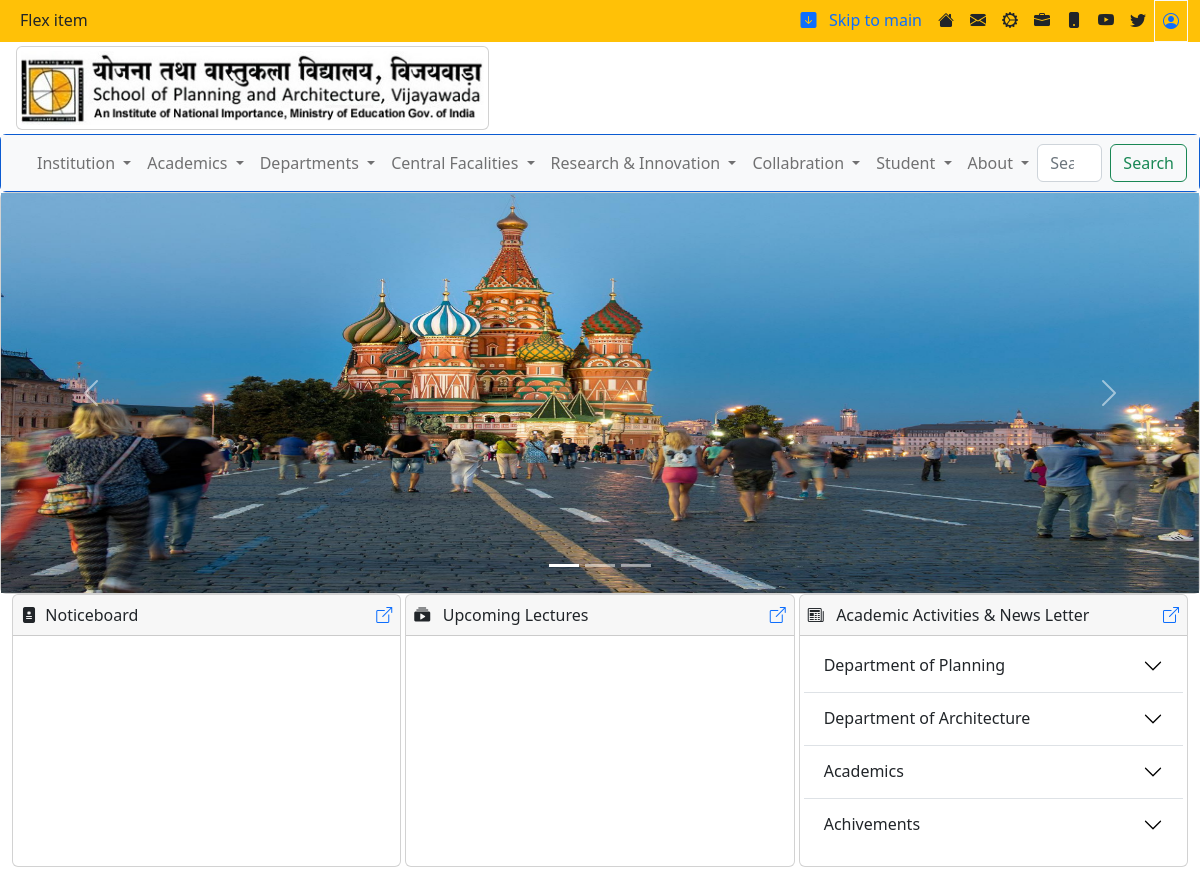
The app's page / (upper part), older data.
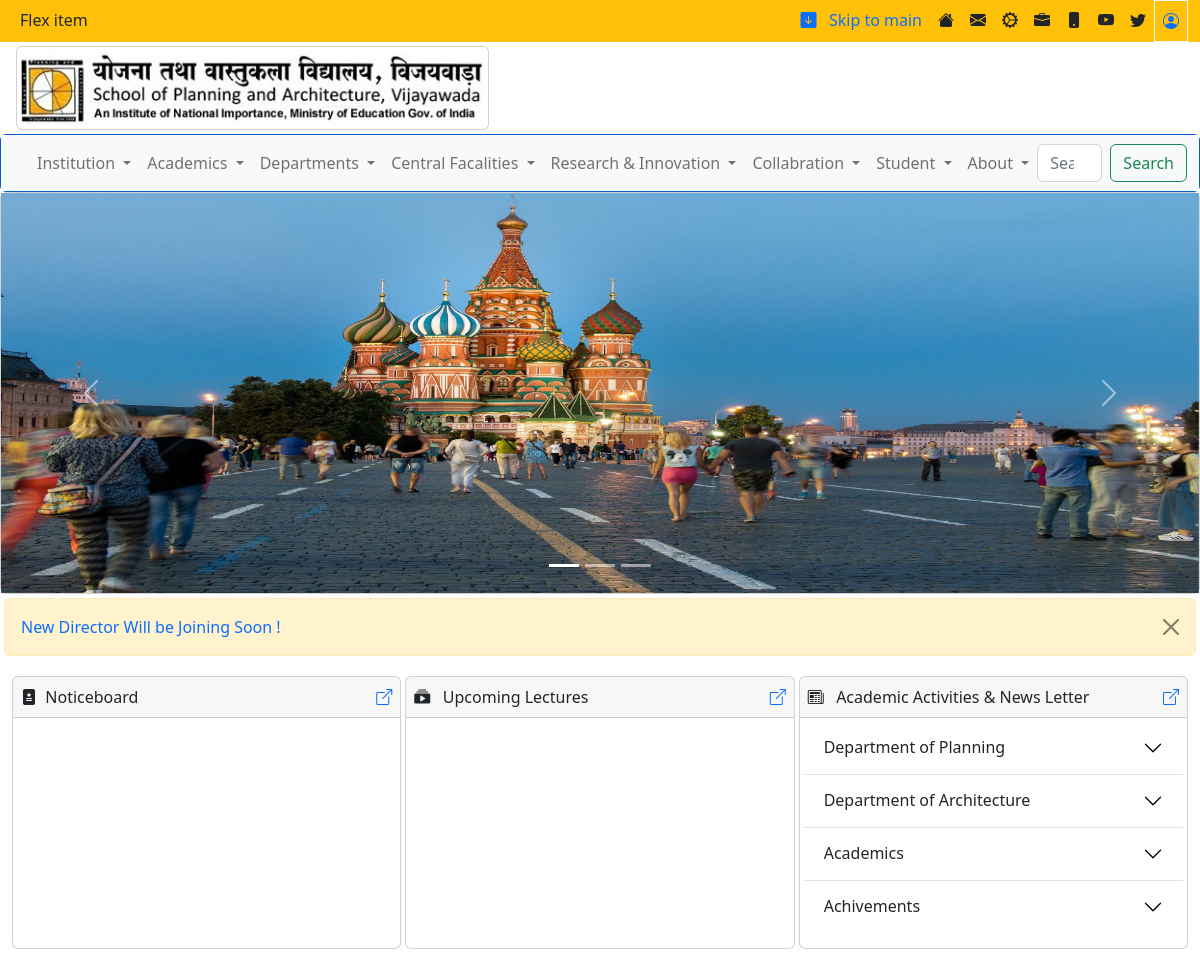
The same page, newer data.
### spav/models.py (models this page shows, shortened)
class Alert(models.Model):
    alertTitle = models.CharField(max_length=100)
    alertFile = models.FileField(upload_to='alert', max_length=100)
    alertDate = models.DateField(auto_now=False, auto_now_add=False)
    ALERT_CHOICES = (
        ('danger', 'danger'),
        ('warning','warning'),
        ('primary','primary'),
        ('light','light'),
    )
    alertIntensity = models.CharField( max_length=50, choices=ALERT_CHOICES)

### spav/views.py (the view)
# urls.py: path('', views.index, name='index'),
def index(request):
    return render(request, 'index.html',context)

### templates/index.html (shortened to what the changed rows need)
{% extends 'base.html' %}
{% block index %}
{% load static %}
<section>
    <div class="container-fluid">
        {% for a in alert %}
        {% if alert %}
        <div class="row p-1">
            <div class="alert alert-{{a.alertIntensity}} alert-dismissible fade show" role="alert">
                <marquee behavior="scroll" direction="left">
                    <a href="{{a.alertFile.url}}" target="_blank">{{a.alertTitle}}</a>
                </marquee>
                <button type="button" class="btn-close" data-bs-dismiss="alert" aria-label="Close"></button>
            </div>
        </div>
        {% endif %}
        {% endfor%}
        <div class="row g-1">
            <div class="col-sm-4">
                <div class="card">
                    <div class="card-body overflow-auto p-1" style="height: 230px;">
                        <div class="accordion accordion-flush" id="accordionFlushExample">
                            <div class="accordion-item">
                                <h2 class="accordion-header" id="flush-headingOne">
                                    <button class="accordion-button collapsed" type="button" data-bs-toggle="collapse"
                                        data-bs-target="#flush-collapseOne" aria-expanded="false"
                                        aria-controls="flush-collapseOne">
                                        Department of Planning
                                    </button>
                                </h2>
                            </div>
                            <div class="accordion-item">
                                <h2 class="accordion-header" id="flush-headingTwo">
                                    <button class="accordion-button collapsed" type="button" data-bs-toggle="collapse"
                                        data-bs-target="#flush-collapseTwo" aria-expanded="false"
                                        aria-controls="flush-collapseTwo">
                                        Department of Architecture
                                    </button>
                                </h2>
                            </div>
                            <div class="accordion-item">
                                <h2 class="accordion-header" id="flush-headingThree">
                                    <button class="accordion-button collapsed" type="button" data-bs-toggle="collapse"
                                        data-bs-target="#flush-collapseThree" aria-expanded="false"
                                        aria-controls="flush-collapseThree">
                                        Academics
                                    </button>
                                </h2>
                            </div>
                            <div class="accordion-item">
                                <h2 class="accordion-header" id="flush-headingachive">
                                    <button class="accordion-button collapsed" type="button" data-bs-toggle="collapse"
                                        data-bs-target="#flush-collapseachive" aria-expanded="false"
                                        aria-controls="flush-collapseachive">
                                        Achivements
                                    </button>
                                </h2>
                            </div>
                        </div>
                    </div>
                </div>
            </div>
        </div>
    </div>
</section>
<br>
<br>
<br>
<br>
{% endblock index %}

Row changes from the older to the newer data that the page shows:
added Alert: alertTitle "New Director Will be Joining Soon !"
